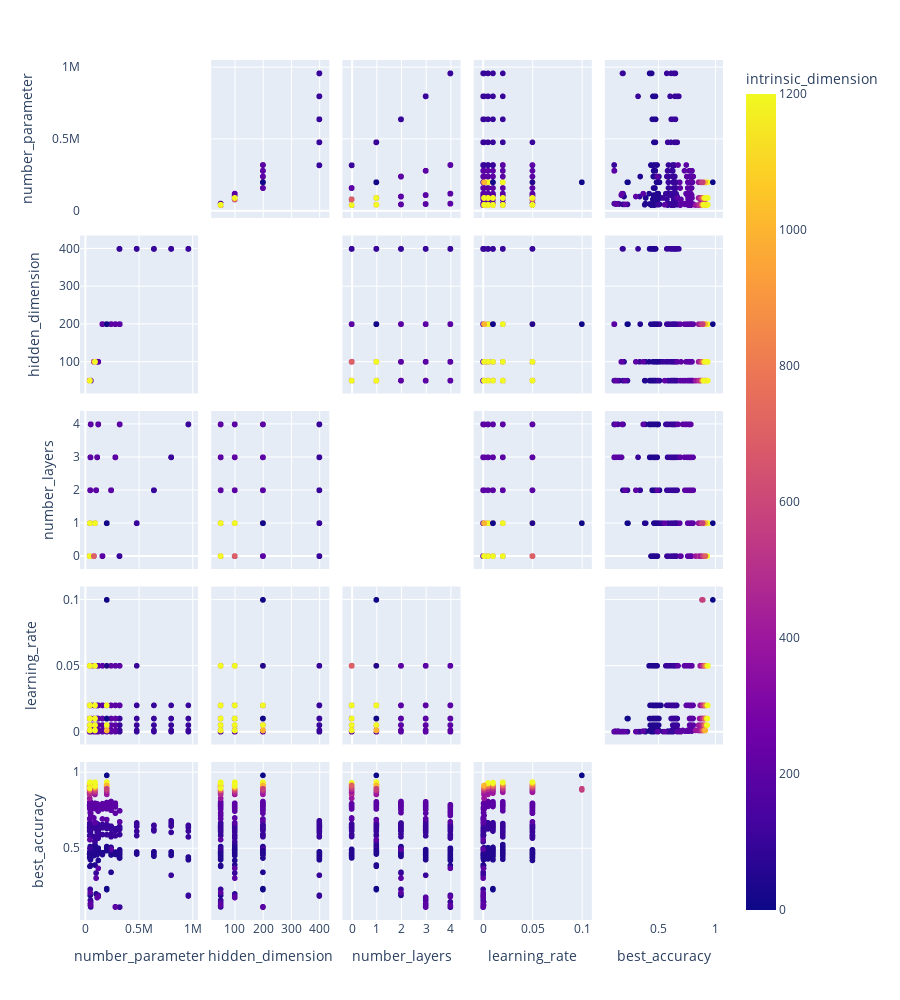

Write notebook code for a chart like this one.
### Code cell
import plotly.express as px
fig = px.scatter_matrix(df,
    dimensions=["number_parameter", "hidden_dimension", "number_layers", "learning_rate", "best_accuracy"],
    color="intrinsic_dimension",)
fig.update_layout(
    dragmode='select',
    height=1000,
    hovermode='closest',
)
fig.update_traces(diagonal_visible=False)
fig.show()

### Figure 1 — Plotly figure (JSON) as saved in the notebook; plotly's stock layout.template omitted (floating-point values rounded to 4 significant figures; data arrays with more than 128 entries replaced by an {"elided": "..."} marker saying what was removed)
{"data": [{"diagonal": {"visible": false}, "dimensions": [{"axis": {"matches": true}, "label": "number_parameter", "values": {"elided": "518 int values"}}, {"axis": {"matches": true}, "label": "hidden_dimension", "values": {"elided": "518 int values"}}, {"axis": {"matches": true}, "label": "number_layers", "values": {"elided": "518 int values"}}, {"axis": {"matches": true}, "label": "learning_rate", "values": {"elided": "518 float values"}}, {"axis": {"matches": true}, "label": "best_accuracy", "values": {"elided": "518 float values"}}], "hovertemplate": "%{xaxis.title.text}=%{x}<br>%{yaxis.title.text}=%{y}<br>intrinsic_dimension=%{marker.color}<extra></extra>", "legendgroup": "", "marker": {"color": {"elided": "518 int values"}, "coloraxis": "coloraxis", "symbol": "circle"}, "name": "", "showlegend": false, "type": "splom"}], "layout": {"coloraxis": {"colorbar": {"title": {"text": "intrinsic_dimension"}}, "colorscale": [[0, "#0d0887"], [0.1111, "#46039f"], [0.2222, "#7201a8"], [0.3333, "#9c179e"], [0.4444, "#bd3786"], [0.5556, "#d8576b"], [0.6667, "#ed7953"], [0.7778, "#fb9f3a"], [0.8889, "#fdca26"], [1, "#f0f921"]]}, "dragmode": "select", "height": 1000, "hovermode": "closest", "legend": {"tracegroupgap": 0}, "margin": {"t": 60}}}
